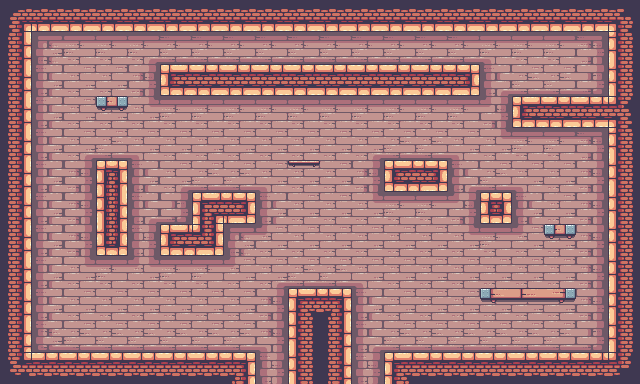

Rendered tile map (Tiled .tmx) drawn with the repository's tilesets; below, a short description and the full map source, tile grids included:
An orthogonal 20x12 tile map with 32x32 px tiles, 2 tile layers (Capa de patrones 2, Capa de patrones 1), 2 tilesets and 19 objects (Player, Gato).

<map version="1.10" tiledversion="1.10.2" orientation="orthogonal" renderorder="right-down" width="20" height="12" tilewidth="32" tileheight="32" infinite="0" nextlayerid="6" nextobjectid="23">
 <tileset firstgid="1" source="catcat.tsx" />
 <tileset firstgid="248" source="Decorations (32x32).tsx" />
 <layer id="5" name="Capa de patrones 2" width="20" height="12">
  <data encoding="csv">
0,0,0,0,0,0,0,0,0,0,0,0,0,0,0,0,0,0,0,0,
0,135,136,136,198,212,212,212,212,212,212,212,212,212,212,199,136,136,137,0,
0,154,155,155,156,0,0,0,0,0,0,0,0,0,0,201,174,174,175,0,
0,154,155,155,160,136,136,136,136,136,136,136,136,136,136,221,174,174,174,0,
0,154,141,174,142,155,155,155,155,155,155,141,174,174,142,160,136,136,137,0,
0,154,156,155,154,141,174,174,142,155,155,156,155,155,201,174,142,155,156,0,
0,154,156,155,201,175,155,155,154,155,155,160,136,136,221,155,154,155,156,0,
0,154,156,155,158,155,155,135,161,155,155,155,155,155,160,136,161,155,156,0,
0,154,160,136,145,136,136,161,141,174,174,142,155,155,155,155,155,155,156,0,
0,154,155,155,155,155,155,155,156,0,0,154,155,155,155,155,155,155,156,0,
0,173,174,174,174,174,174,174,202,0,0,201,174,174,174,174,174,174,175,0,
0,0,0,0,0,0,0,0,158,0,0,158,0,0,0,0,0,0,0,0
</data>
 </layer>
 <layer id="1" name="Capa de patrones 1" width="20" height="12">
  <data encoding="csv">
27,60,60,60,60,60,60,60,60,60,60,60,60,60,60,60,60,60,60,28,
42,81,81,96,0,0,0,0,0,0,0,0,0,0,0,0,64,64,0,40,
42,255,81,96,252,97,98,98,98,98,98,98,98,98,99,95,81,81,81,40,
42,255,77,267,81,81,0,0,0,0,0,0,0,0,0,95,97,98,98,30,
42,0,255,81,0,0,0,0,0,0,0,0,77,77,0,0,0,0,0,40,
42,0,0,25,255,0,0,0,0,260,0,64,97,99,77,58,0,0,0,40,
42,0,0,44,0,82,93,99,255,116,116,116,116,116,0,101,255,255,96,40,
42,0,0,63,77,97,113,116,116,116,116,116,116,0,0,262,262,267,96,40,
42,9,0,0,0,96,119,0,262,81,0,0,0,0,0,0,0,0,96,40,
42,58,9,119,119,119,119,0,0,21,23,0,0,0,0,264,265,266,96,40,
42,115,58,0,0,119,119,77,119,40,42,0,0,0,81,0,0,0,96,40,
46,22,22,22,22,22,22,23,119,40,42,119,21,22,22,22,22,22,22,47
</data>
 </layer>
 <objectgroup id="3" name="Colisiones">
  <object id="1" x="-1" y="353" width="255" height="30" />
  <object id="2" x="288" y="287" width="62" height="102" />
  <object id="3" x="385" y="353" width="255" height="34" />
  <object id="4" x="609" y="-1" width="30" height="388" />
  <object id="5" x="513" y="96" width="129" height="32" />
  <object id="6" x="161" y="63" width="317" height="31" />
  <object id="8" x="96" y="95" width="31" height="13" />
  <object id="9" x="95" y="160" width="31" height="95" />
  <object id="10" x="161" y="223" width="63" height="32" />
  <object id="11" x="193" y="193" width="62" height="30" />
  <object id="13" x="384" y="159" width="64" height="32" />
  <object id="14" x="481" y="191" width="30" height="33" />
  <object id="15" x="546" y="223" width="28" height="12" />
  <object id="16" x="481" y="288" width="93" height="11" />
  <object id="17" x="0" y="1" width="635" height="30" />
  <object id="18" x="1" y="0" width="31" height="382" />
  <object id="21" x="288" y="158" width="31" height="13" />
 </objectgroup>
 <objectgroup id="4" name="personajes">
  <object id="20" type="Player" x="75" y="319" />
  <object id="22" type="Gato" x="587" y="81" />
 </objectgroup>
</map>
